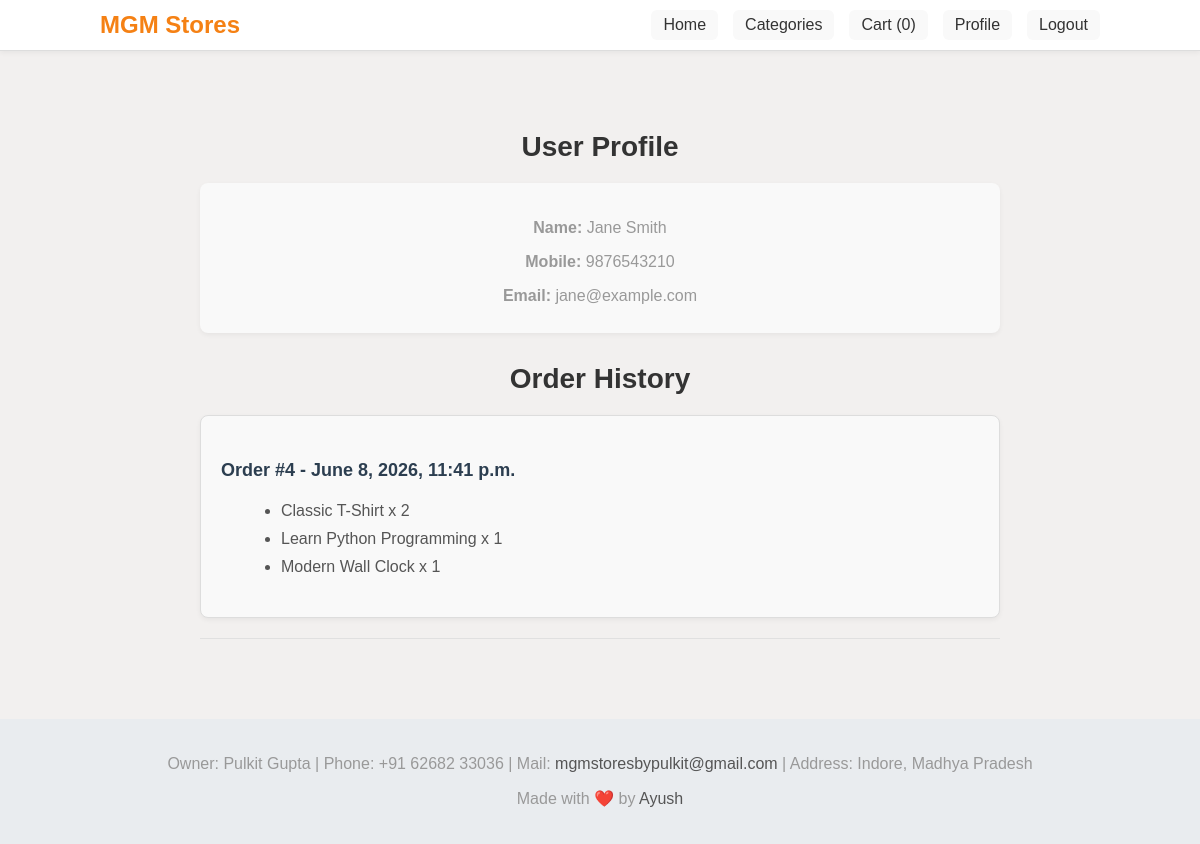
/profile/ (signed in), run on the app's committed database.
### store/models.py (models this page shows, shortened)
class CustomUser(AbstractUser):
    mobile = models.CharField(max_length=15, unique=True)
    email = models.EmailField(unique=True)
    USERNAME_FIELD = 'mobile'
    REQUIRED_FIELDS = ['username', 'email']

class Order(models.Model):
    user = models.ForeignKey(settings.AUTH_USER_MODEL, on_delete=models.CASCADE)
    created_at = models.DateTimeField(auto_now_add=True)

class OrderItem(models.Model):
    order = models.ForeignKey(Order, related_name='items', on_delete=models.CASCADE)
    product = models.ForeignKey(Product, on_delete=models.CASCADE)
    quantity = models.PositiveIntegerField(default=1)

class Product(models.Model):
    name = models.CharField(max_length=100)
    price = models.DecimalField(max_digits=10, decimal_places=2)
    description = models.TextField()
    image = models.ImageField(upload_to='products/')
    category = models.ForeignKey(Category, on_delete=models.CASCADE)

### store/views.py (the view)
# urls.py: path('profile/', views.user_profile, name='profile'),
@login_required
def user_profile(request):
    orders = Order.objects.filter(user=request.user).order_by('-created_at')
    return render(request, 'profile.html', {'orders': orders})

### store/templates/profile.html
{% extends 'base.html' %}
{% block content %}
<div class="profile-container">
    <h2>User Profile</h2>
    <div class="user-details">
        <p><strong>Name:</strong> {{ user.username }}</p>
        <p><strong>Mobile:</strong> {{ user.mobile }}</p>
        <p><strong>Email:</strong> {{ user.email }}</p>
    </div>
    <h2>Order History</h2>
    {% if orders %}
        {% for order in orders %}
            <div class="order-summary">
                <h4>Order #{{ order.id }} - {{ order.created_at }}</h4>
                <ul>
                    {% for item in order.items.all %}
                        <li>{{ item.product.name }} x {{ item.quantity }}</li>
                    {% endfor %}
                </ul>
            </div>
            <hr>
        {% endfor %}
    {% else %}
        <p>No orders found.</p>
    {% endif %}
</div>
{% endblock %}

### store/static/css/style.css (style rules this page uses)
html, body { font-family: Arial, sans-serif; background-color: #F2F0EF; margin: 0; padding: 0; color: #333; max-height: 100vh; height: 100%; display: flex; flex-direction: column; }
h2 { text-align: center; margin: 30px 0 20px; font-size: 28px; color: #333; }
.order-summary { background-color: #f9f9f9; border: 1px solid #ddd; border-radius: 8px; padding: 20px; margin-bottom: 20px; box-shadow: 0 2px 5px rgba(0,0,0,0.05); }
.order-summary h4 { margin-bottom: 10px; color: #2c3e50; font-size: 18px; }
.order-summary ul { list-style-type: disc; margin-left: 20px; }
.order-summary li { padding: 5px 0; font-size: 16px; color: #555; }
hr { border: none; height: 1px; background-color: #e0e0e0; margin: 10px 0 30px; }
p { text-align: center; color: #999; font-size: 16px; }
.profile-container { padding: 30px; max-width: 800px; margin: auto; }
.user-details { background-color: #f9f9f9; padding: 20px; border-radius: 8px; margin-bottom: 30px; box-shadow: 0 2px 5px rgba(0,0,0,0.05); }
.user-details p { font-size: 1rem; margin-bottom: 8px; }
.order-summary { margin-bottom: 20px; }

### data on the page
CustomUser: username "Jane Smith", mobile "9876543210", email "jane@example.com"
Order: id "4", created_at "June 8, 2026, 11:41 p.m."
OrderItem: product.name "Classic T-Shirt", quantity "2"
OrderItem: product.name "Learn Python Programming", quantity "1"
OrderItem: product.name "Modern Wall Clock", quantity "1"

### other printed values
{{ request.session.cart|length }} "0"
